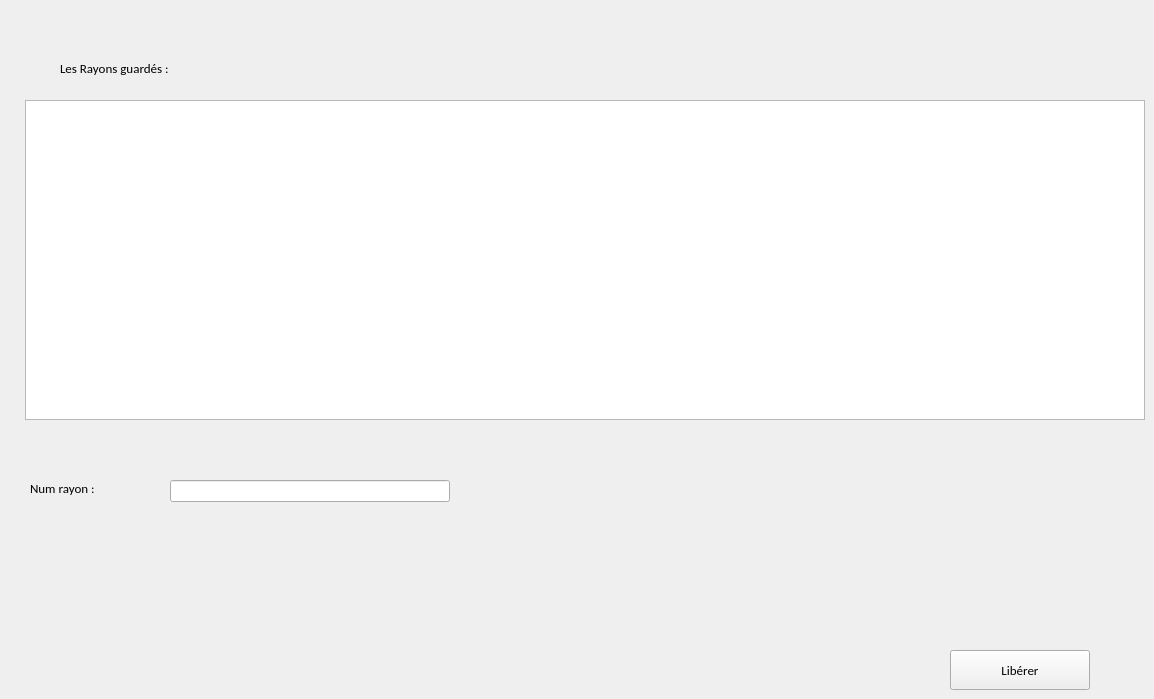
      <widget class="QWidget" name="tab_20">
       <attribute name="title">
        <string>Liberer Rayon</string>
       </attribute>
       <widget class="QTableView" name="TableLiberer_R">
        <property name="geometry">
         <rect>
          <x>25</x>
          <y>100</y>
          <width>1120</width>
          <height>320</height>
         </rect>
        </property>
       </widget>
       <widget class="QLineEdit" name="numLiberer_R">
        <property name="geometry">
         <rect>
          <x>170</x>
          <y>480</y>
          <width>280</width>
          <height>22</height>
         </rect>
        </property>
        <property name="inputMask">
         <string/>
        </property>
        <property name="text">
         <string/>
        </property>
       </widget>
       <widget class="QLabel" name="nlib_R">
        <property name="geometry">
         <rect>
          <x>30</x>
          <y>480</y>
          <width>191</width>
          <height>16</height>
         </rect>
        </property>
        <property name="font">
         <font>
          <family>Calibri</family>
          <pointsize>10</pointsize>
         </font>
        </property>
        <property name="cursor">
         <cursorShape>ArrowCursor</cursorShape>
        </property>
        <property name="text">
         <string>Num rayon :</string>
        </property>
       </widget>
       <widget class="QLabel" name="CaisseReserve_2">
        <property name="geometry">
         <rect>
          <x>60</x>
          <y>60</y>
          <width>171</width>
          <height>16</height>
         </rect>
        </property>
        <property name="font">
         <font>
          <family>Calibri</family>
          <pointsize>10</pointsize>
         </font>
        </property>
        <property name="text">
         <string>Les Rayons guardés :</string>
        </property>
       </widget>
       <widget class="QPushButton" name="Liberer_Rayon">
        <property name="geometry">
         <rect>
          <x>950</x>
          <y>650</y>
          <width>140</width>
          <height>40</height>
         </rect>
        </property>
        <property name="font">
         <font>
          <family>Calibri</family>
          <pointsize>10</pointsize>
         </font>
        </property>
        <property name="text">
         <string>Libérer</string>
        </property>
       </widget>
      </widget>
